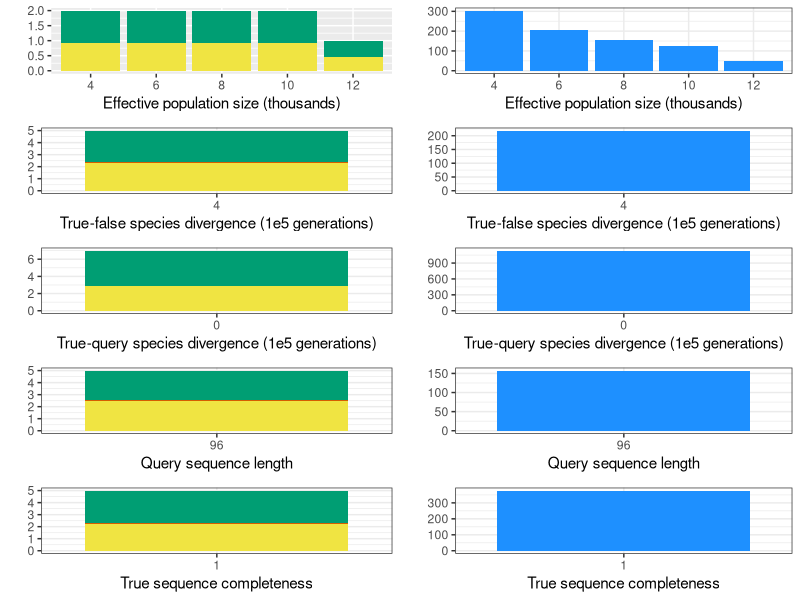
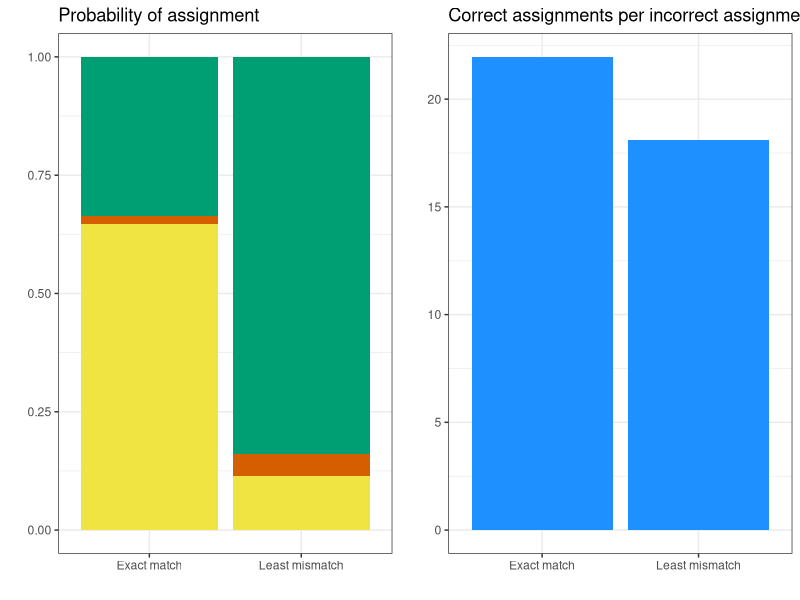

Recreate these plots in R, in order.

# R script associated with "Accuracy of Supervised Binning for Metagenomic Sequences".
# Bianca De Sanctis, Oct 22 2021.

# The main function compute.prob() is defined on line 200. It takes as input N (effective population size), mu (mutation rate for the sequence per generation),  Ttf (true-false species divergence time), Tqt (true-query species divergence time), At, Af and Aq (ages of true, false and query sequences), rT and rF (completeness of true and false reference sequences), prob (the type of assignment probability: correct, incorrect or no), and protocol (either least-mismatch or exact-match), and it outputs the assignment probability.


library(ggplot2)
library(gridExtra)


# 1. Defines functions to compute assignment probabilities.  ################
# Important note: The inside integral is very small, and prone to underflow errors. 
# To fix this, I multiple by a scaling constant of 1e30 on the inside, and divide it out on the outside (lines 55 and 64).
# This works fine for the range of parameters we use in the paper.
# However, for parameters outside this range, the scaling constant may be inappropriate.
# So if you are getting strange results, you can most likely solve them by tinkering with the value of the scaling constant.

case1 = function(N,mu,Ttf,
                 Tqt=0,At=0,Af=0,Aq=0,
                 prob="correct",protocol="least-mismatch"){
  ### error catching
  if(! protocol %in% c("least-mismatch","exact-match")){print("error: specify an acceptable protocol")}
  if(! prob %in% c("correct","incorrect","no")){print("error: specify an acceptable prob")}
  
  case1inner = function(t1,t2){
    if(protocol == "least-mismatch"){
      # Theoretically, we want to sum this on l=k to inf, k=0 to infinity. 
      # But very quickly as we increase k, the values will be come negligible. So just go up to some number lmax which is sufficiently large.
      # l is for false species, k is for true
      lmax = max(3,round(Ttf*mu*2*10))
      lks = combn(0:lmax,2)
      if( prob == "correct" & protocol == "least-mismatch"){ # l > k
        ls = lks[2,]; ks = lks[1,]
      }
      if( prob == "no" & protocol == "least-mismatch"){ # l = k
        ls = ks = 0:lmax
      }
      if( prob == "incorrect" & protocol == "least-mismatch" ){ # l < k
        ls = lks[1,]; ks = lks[2,]
      }
      innersumfunc = function(l,k){
        mu^(l+k) * (2*t2 - t1-Af)^l * (t1-At)^k * exp(-mu*(2*t2-Af-At)) / (factorial(l)*factorial(k))
      }
      innersumfunc = Vectorize(innersumfunc)
      inner = rowSums(innersumfunc(ls,ks))
    }
    if(protocol == "exact-match"){
      if (prob=="correct"){
        inner = exp(-mu*(2*t1 - At - Aq)) *(1- exp(-mu*(2*t2-t1 - Af)))
      }
      if(prob =="incorrect"){
        inner = (1-exp(-mu*(t1 - At )))*exp(-mu*(2*t2 - Af - Aq))
      }
      if(prob=="no"){
        inner = 1 - exp(-mu*(2*t1 - At - Aq)) *(1- exp(-mu*(2*t2-t1 - Af))) - (1-exp(-mu*(t1 - At )))*exp(-mu*(2*t2 - Af - Aq))
      }
    }
  front = 1e30* 1/(2*N)^2 * exp(-t1/(2*N)) * exp (-t2/(2*N)) # 1e30 avoids underflow errors
  return(inner*front)
  }
  
  
  F1 = function(t2) {
    fun <- function(t1) case1inner(t1,t2) 
    integrate(fun,Tqt,Ttf)$value # inner integral limits
  }
  F1 = Vectorize(F1)
  answer = integrate(F1,Ttf,Inf)$value/1e30 # outer integral limits
  denominator = exp(-Ttf/(2*N)) * ( exp(-Tqt/(2*N)) - exp(-Ttf/(2*N))   )
  return(answer/denominator)
}

case2.1 = function(N,mu,Ttf,
                   Tqt=0,At=0,Af=0,Aq=0,
                   prob="correct",protocol="least-mismatch"){
  case2.1inner = function(t1,t2){
    if(protocol == "least-mismatch"){
      # Theoretically, we want to sum this on l=k to inf, k=0 to infinity. 
      # But very quickly as we increase k, the values will be come negligible. So just go up to some number lmax which is sufficiently large.
      # l is for false species, k is for true
      lmax = max(3,round(Ttf*mu*2*10))
      lks = combn(0:lmax,2)
      if( prob == "correct" & protocol == "least-mismatch"){ # l > k
        ls = lks[2,]; ks = lks[1,]
      }
      if( prob == "no" & protocol == "least-mismatch"){ # l = k
        ls = ks = 0:lmax
      }
      if( prob == "incorrect" & protocol == "least-mismatch" ){ # l < k
        ls = lks[1,]; ks = lks[2,]
      }
      innersumfunc = function(l,k){
        mu^(l+k) * (2*t2 - t1-Af)^l * (t1-At)^k * exp(-mu*(2*t2-Af-At)) / (factorial(l)*factorial(k))
      }
      innersumfunc = Vectorize(innersumfunc)
      inner = rowSums(innersumfunc(ls,ks))
    }
    if(protocol == "exact-match"){
      if (prob=="correct"){
        inner = exp(-mu*2*t1) *(1- exp(-mu*(2*t2-t1)))
      }
      if(prob =="incorrect"){
        inner = (1-exp(-mu*t1))*exp(-mu*(2*t2))
      }
      if(prob=="no"){
        inner = 1 - exp(-mu*2*t1) *(1- exp(-mu*(2*t2-t1))) - (1-exp(-mu*t1))*exp(-mu*(2*t2))
      }
    }
    front = 1e30* 1/(2*N)^2 * exp(-t1/(2*N)) * exp (-t2/(2*N)) # 1e30 avoids underflow errors
    return(inner*front)
  }
  F1 = function(t1) { # <- outer integral dt
    fun <- function(t2) case2.1inner(t1,t2)  # <- inner integral dt
    integrate(fun,t1,Inf)$value # inner integral limits
  }
  F1 = Vectorize(F1)
  answer = integrate(F1,Ttf,Inf)$value/1e30 # outer integral limits
  denominator = 0.5 * exp(-Ttf/(N)) 
  return(answer/denominator)
}

case2.2 = function(N,mu,Ttf,
                   Tqt=0,At=0,Af=0,Aq=0,
                   prob="correct",protocol="least-mismatch"){
  case2.2inner = function(t1,t2){
    if(protocol == "least-mismatch"){
      lmax = max(3,round(Ttf*mu*2*3))
      lks = combn(0:lmax,2)
      if( prob == "correct" & protocol == "least-mismatch"){ # l > k
        ls = lks[2,]; ks = lks[1,]
      }
      if( prob == "no" & protocol == "least-mismatch"){ # l = k
        ls = ks = 0:lmax
      }
      if( prob == "incorrect" & protocol == "least-mismatch" ){ # l < k
        ls = lks[1,]; ks = lks[2,]
      }
      innersumfunc = function(l,k){
        # t1 is vectorized, so doing t1-t1+1 just gets it into the right dimensions
        (t1-t1+1) * mu^(l+k) * (t2-Af)^l * (t2-At)^k * exp(-mu*(2*t2-Af-At)) / (factorial(l)*factorial(k))
      }
      innersumfunc = Vectorize(innersumfunc)
      inner = rowSums(innersumfunc(ls,ks))
    }
    if(protocol == "exact-match"){
      if (prob=="correct"){
        inner = exp(-mu*(2*t1 - At - Aq)) *(1- exp(-mu*(t2 - Af)))
      }
      if(prob =="incorrect"){
        inner = exp(-mu*(2*t1 - Af - Aq)) * (1-exp(-mu*( t2 - At )))
      }
      if(prob=="no"){
        inner = 1 - exp(-mu*(2*t1 - At - Aq)) *(1- exp(-mu*(t2 - Af))) - exp(-mu*(2*t1 - Af - Aq)) * (1-exp(-mu*( t2 - At )))
      }
    }
    
    front = 1e30* 1/(2*N)^2 * exp(-t1/(2*N)) * exp (-t2/(2*N)) # 1e30 avoids underflow errors
    return(inner*front)
  }
  F1 = function(t2) { # <- outer integral dt
    fun <- function(t1) case2.2inner(t1,t2)  # <- inner integral dt
    integrate(fun,t2,Inf)$value # inner integral limits
  }
  F1 = Vectorize(F1)
  answer = integrate(F1,Ttf,Inf)$value/1e30 # outer integral limits
  denominator = 0.5 * exp(-Ttf/(N)) 
  return(answer/denominator)
}

case2.3 = function(N,mu,Ttf,
                   Tqt=0,At=0,Af=0,Aq=0,
                   prob="correct",protocol="least-mismatch"){
  case2.3inner = function(t1,t3){
    if(protocol == "least-mismatch"){
      lmax = max(3,round(Ttf*mu*2*3))
      lks = combn(0:lmax,2)
      if( prob == "correct" & protocol == "least-mismatch"){ # l > k
        ls = lks[2,]; ks = lks[1,]
      }
      if( prob == "no" & protocol == "least-mismatch"){ # l = k
        ls = ks = 0:lmax
      }
      if( prob == "incorrect" & protocol == "least-mismatch" ){ # l < k
        ls = lks[1,]; ks = lks[2,]
      }
      innersumfunc = function(l,k){
        # the t1-t1+1 at the beginning is because t1 is vectorized, and this just gets it into the right dimensions
        mu^(l+k) * (t3-Af)^l * (2*t1-t3-At)^k * exp(-mu*(2*t1-Af-At)) / (factorial(l)*factorial(k))
      }
      innersumfunc = Vectorize(innersumfunc)
      inner = rowSums(innersumfunc(ls,ks))
    }
    
    if(protocol == "exact-match"){
      if (prob=="correct"){
        inner = exp(-mu*(2*t3 - At - Aq)) *(1- exp(-mu*(t2 - Af)))
      }
      if(prob =="incorrect"){
        inner = exp(-mu*(2*t2 - Af - Aq)) * (1-exp(-mu*(2*t3-t2 - At)))
      }
      if(prob=="no"){
        inner = 1 - exp(-mu*(2*t3 - At - Aq)) *(1- exp(-mu*(t2 - Af))) - exp(-mu*(2*t2 - Af - Aq)) * (1-exp(-mu*(2*t3-t2 - At)))
      }
    }
      
    front = 1e30* 1/(2*N)^2 * exp(-t1/(2*N)) * exp (-t3/(2*N)) # 1e30 avoids underflow errors
    return(inner*front)
  }
  F1 = function(t3) { # <- outer integral dt
    fun <- function(t1) case2.3inner(t1,t3)  # <- inner integral dt
    integrate(fun,t3,Inf)$value # inner integral limits
  }
  F1 = Vectorize(F1)
  answer = integrate(F1,Ttf,Inf)$value/1e30 # outer integral limits
  denominator = 0.5 * exp(-Ttf/(N)) 
  return(answer/denominator)
}

compute.prob <- function(N,mu,Ttf,
                         Tqt=0,At=0,Af=0,Aq=0,rT=1,rF=1,
                         prob="correct",protocol="least-mismatch"){
  prob.case1 = (1-exp(-min(Ttf - Aq , Ttf - At)/(2*N))) 
  if(prob.case1 > 0.9999){
    # no need to compute case 2
    out = case1(N,mu,Ttf,Tqt,At,Af,Aq,prob,protocol)
  }
  else{
    # need to compute case 2
    print("running case 2") 
    prob.case2 = 1-prob.case1
    out = prob.case1 * case1(N,mu,Ttf,Tqt,At,Af,Aq,prob,protocol) + 
      (1/3) * prob.case2 * ( case2.1(N,mu,Ttf,Tqt,At,Af,Aq,prob,protocol) + 
                               case2.2(N,mu,Ttf,Tqt,At,Af,Aq,prob,protocol) +
                               case2.3(N,mu,Ttf,Tqt,At,Af,Aq,prob,protocol) )
  }
  # account for representation here
  if(prob=="correct"){final = (rT * rF * out + rT*(1-rF)) / (1 - (1-rT)*(1-rF))}
  if(prob=="incorrect"){final = (rT * rF * out + rF*(1-rT)) / (1 - (1-rT)*(1-rF))}
  if(prob=="no"){final = (rT * rF * out) / (1 - (1-rT)*(1-rF))}
  return(final)
}



# minimum example: 
# compute.prob(N = 10000,mu = 1e-8,Ttf = 4e5)



# 2. Creates the main paper figure. #####

N.list = seq(from=4000,to=20000,by=2000)
Ttf.list = seq(from=2e5,to=10e5,by = 2e5)
k.list = c(32,64,96,128,160)
rT.list=c(0.2,0.4,0.6,0.8,1)
Tqt.list = seq(from = 0, to = 3e5, by=5e4) 

# base parameter choices
mu.base = 1e-8 
N.base = N.list[4] 
Ttf.base = Ttf.list[2]
k.base = k.list[3]
rT.base = rT.list[5]
Tqt.base = Tqt.list[1]

protocol.list = c("least-mismatch","exact-match")
assignment.list = c("correct","incorrect","no")
tempN = cbind(expand.grid(assignment.list,protocol.list,N.list,stringsAsFactors=FALSE),
              Ttf=Ttf.base,k=k.base,rT=rT.base,Tqt=Tqt.base,
              stringsAsFactors=FALSE)
tempTtf = cbind(expand.grid(assignment.list,protocol.list,Ttf.list,stringsAsFactors=FALSE),
                N=N.base,k=k.base,rT=rT.base,Tqt=Tqt.base,stringsAsFactors=FALSE)[,c(1,2,4,3,5,6,7)]
tempk = cbind(expand.grid(assignment.list,protocol.list,k.list,stringsAsFactors=FALSE),
              N=N.base,Ttf=Ttf.base,rT=rT.base,Tqt=Tqt.base,stringsAsFactors=FALSE)[,c(1,2,4,5,3,6,7)]
temprT = cbind(expand.grid(assignment.list,protocol.list,rT=rT.list,stringsAsFactors=FALSE),
               N=N.base,Ttf=Ttf.base,k=k.base,Tqt=Tqt.base,stringsAsFactors=FALSE)[,c(1,2,4,5,6,3,7)]
tempTqt = cbind(expand.grid(assignment.list,protocol.list,Tqt=Tqt.list,stringsAsFactors=FALSE),
                N=N.base,Ttf=Ttf.base,k=k.base,rT=rT.base,stringsAsFactors=FALSE)[,c(1,2,4,5,6,7,3)]

colnames(tempN) = colnames(tempTtf) = colnames(tempk) = 
  colnames(temprT) = colnames(tempTqt) =  c("assignment","protocol","N","Ttf","k","rT","Tqt")
temp = rbind(tempN,tempTtf,tempk,temprT,tempTqt,stringsAsFactors=FALSE)
temp = cbind(temp,rep(-1,nrow(temp)),stringsAsFactors=FALSE)
out.table = data.frame(temp,stringsAsFactors=FALSE)
colnames(out.table) = c("assignment","protocol","N","Ttf","k","rT","Tqt","probability")
for(row in 1:nrow(out.table)){
  tryCatch({out.table[row,8] = compute.prob(N = out.table$N[row],
                                            mu = mu.base * out.table$k[row],
                                            Ttf = out.table$Ttf[row] ,
                                            prob = out.table$assignment[row],
                                            rT = out.table$rT[row],
                                            Tqt = out.table$Tqt[row],
                                            protocol = out.table$protocol[row])})
} 

col1="#009E73"   # green
col2="#D55E00"  # red
col3="#F0E442"  # yellow
col4="dodgerblue1"

### fig 1a. varying N. unconditional.
out.table$N = out.table$N / 1000 
out.table$Ttf = out.table$Ttf / 1e5
out.table$Tqt = out.table$Tqt / 1e5

relN = out.table[1:27,] 
relN$N = factor(relN$N,levels=unique(relN$N))
relN$protocol = ifelse(relN$protocol=="exact-match","EM","LM")
G1a = ggplot(relN, aes(x = N, y = probability, fill = assignment)) + 
  theme_set(theme_bw() + theme(legend.position="none")) + 
  geom_bar(stat = 'identity', position = 'stack') +    
  scale_fill_manual(values = c(col1, col2, 
                               col3)) +  
  labs(x="Effective population size (thousands)",y="")+
  theme(legend.position="none")


### fig 1b. varying N. conditional.
cor = relN[relN$assignment == "correct",]
incor = relN[relN$assignment == "incorrect",]
cond.cor = cor$probability / (cor$probability + incor$probability)
cond.incor = 1 - cor$probability / (cor$probability + incor$probability)
cond.relN = relN
cond.relN = cond.relN[cond.relN$assignment %in% c("correct","incorrect"),]
cond.relN$probability = c(rbind(cond.cor,cond.incor))
G1b_old = ggplot(cond.relN, aes(x = protocol, y = probability, fill = assignment)) + 
  geom_bar(stat = 'identity', position = 'stack') + facet_grid(~ N) +   ggtitle(paste0(
    "Conditional probabilities, varying N, 
    kmer length = ",k.base,", Ttf = ",Ttf.base,", mu = ",mu.base)) 
ratio.cor = cor$probability / incor$probability
ratio.relN = relN
ratio.relN = ratio.relN[ratio.relN$assignment == "correct",]
ratio.relN$probability = ratio.cor
colnames(ratio.relN)[8] = "count"
G1b = ggplot(ratio.relN, aes(x = N, y = count, fill = assignment)) + 
  theme_set(theme_bw() + theme(legend.position="none")) + 
  geom_bar(stat = 'identity', position = 'stack') + 
  scale_fill_manual(values = c(col4, col2, 
                               col3)) + 
  labs(x="Effective population size (thousands)",y="")+
  theme(legend.position="none")


### fig 2a. varying Ttf. unconditional.
relTtf = out.table[28:42,]# out.table[(out.table$k == 32) & (out.table$N == 10000),] 
# relTtf[,4] = sapply(relTtf[,4], function(x) paste0("Ttf=",x) )
relTtf$Ttf = factor(round(relTtf$Ttf),levels=unique(round(relTtf$Ttf)))
relTtf$protocol = ifelse(relTtf$protocol=="exact-match","U","LM")
G2a = ggplot(relTtf, aes(x = Ttf, y = probability, fill = assignment)) + 
  theme_set(theme_bw() + theme(legend.position="none")) + 
  geom_bar(stat = 'identity', position = 'stack') +    
  scale_fill_manual(values = c(col1, col2, 
                               col3)) + 
  labs(x="True-false species divergence (1e5 generations)",y="")+
  theme(legend.position="none")

### fig 2b. varying Ttf. conditional.
cor = relTtf[relTtf$assignment == "correct",]
incor = relTtf[relTtf$assignment == "incorrect",]
cond.cor = cor$probability / (cor$probability + incor$probability)
cond.incor = 1 - cor$probability / (cor$probability + incor$probability)
cond.relTtf = relTtf
cond.relTtf = cond.relTtf[cond.relTtf$assignment %in% c("correct","incorrect"),]
cond.relTtf$probability = c(rbind(cond.cor,cond.incor))
G2b_old = ggplot(cond.relTtf, aes(x = protocol, y = probability, fill = assignment)) + 
  geom_bar(stat = 'identity', position = 'stack') + facet_grid(~ Ttf) +   ggtitle(paste0(
    "Conditional probabilities, varying divergence times, 
    read length = ",k.base,", N = ",N.base,", mu = ",mu.base)) 
ratio.cor = cor$probability / incor$probability
ratio.relTtf= relTtf
ratio.relTtf = ratio.relTtf[ratio.relTtf$assignment == "correct",]
ratio.relTtf$probability = ratio.cor
colnames(ratio.relTtf)[8] = "count"
G2b = ggplot(ratio.relTtf, aes(x = Ttf, y = count, fill = assignment)) + 
  theme_set(theme_bw() + theme(legend.position="none")) + 
  geom_bar(stat = 'identity', position = 'stack') + 
  scale_fill_manual(values = c(col4, col2, 
                               col3)) +  
  labs(x="True-false species divergence (1e5 generations)",y="")+
  theme(legend.position="none")


### fig 3a. varying k. unconditional.
relk = out.table[43:57,] 
relk$k = factor(round(relk$k),levels=unique(round(relk$k)))
relk$protocol = ifelse(relk$protocol=="exact-match","U","LM")
G3a = ggplot(relk, aes(x = k, y = probability, fill = assignment)) + 
  theme_set(theme_bw() + theme(legend.position="none")) + 
  geom_bar(stat = 'identity', position = 'stack') +    
  scale_fill_manual(values = c(col1, col2, 
                               col3)) +  
  labs(x="Query sequence length",y="")+
  theme(legend.position="none")

### fig 3b. varying k. conditional.
cor = relk[relk$assignment == "correct",]
incor = relk[relk$assignment == "incorrect",]
cond.cor = cor$probability / (cor$probability + incor$probability)
cond.incor = 1 - cor$probability / (cor$probability + incor$probability)
cond.relk = relk
cond.relk = cond.relk[cond.relk$assignment %in% c("correct","incorrect"),]
cond.relk$probability = c(rbind(cond.cor,cond.incor))
G3b_old = ggplot(cond.relk, aes(x = protocol, y = probability, fill = assignment)) + 
  geom_bar(stat = 'identity', position = 'stack') + facet_grid(~ k) +   ggtitle(paste0(
    "Conditional probabilities, varying k, 
    Ttf = ",Ttf.base,"N =" ,N.base,", mu = ",mu.base))  + theme(text = element_text(size=10))
ratio.cor = cor$probability / incor$probability
ratio.relk= relk
ratio.relk = ratio.relk[ratio.relk$assignment == "correct",]
ratio.relk$probability = ratio.cor
colnames(ratio.relk)[8] = "count"
G3b = ggplot(ratio.relk, aes(x = k, y = count, fill = assignment)) + 
  theme_set(theme_bw() + theme(legend.position="none")) + 
  geom_bar(stat = 'identity', position = 'stack') + 
  scale_fill_manual(values = c(col4, col2, 
                               col3))+ 
  labs(x="Query sequence length",y="")+
  theme(legend.position="none")





### fig 4a. varying completeness. unconditional.
relrT = out.table[58:72,] 
relrT$rT = factor(relrT$rT,levels=unique(relrT$rT))
relrT$protocol = ifelse(relrT$protocol=="exact-match","U","LM")
G4a = ggplot(relrT, aes(x = rT, y = probability, fill = assignment)) + 
  theme_set(theme_bw() + theme(legend.position="none")) + 
  geom_bar(stat = 'identity', position = 'stack') +    
  scale_fill_manual(values = c(col1, col2, 
                               col3))+
  labs(x="True sequence completeness",y="")+
  theme(legend.position="none")

### fig 3b. varying completeness. conditional.
cor = relrT[relrT$assignment == "correct",]
incor = relrT[relrT$assignment == "incorrect",]
cond.cor = cor$probability / (cor$probability + incor$probability)
cond.incor = 1 - cor$probability / (cor$probability + incor$probability)
cond.relrT = relrT
cond.relrT = cond.relrT[cond.relrT$assignment %in% c("correct","incorrect"),]
cond.relrT$probability = c(rbind(cond.cor,cond.incor))
ratio.cor = cor$probability / incor$probability
ratio.relrT= relrT
ratio.relrT = ratio.relrT[ratio.relrT$assignment == "correct",]
ratio.relrT$probability = ratio.cor
colnames(ratio.relrT)[8] = "count"
G4b = ggplot(ratio.relrT, aes(x = rT, y = count, fill = assignment)) + 
  theme_set(theme_bw() + theme(legend.position="none")) + 
  geom_bar(stat = 'identity', position = 'stack') + 
  scale_fill_manual(values = c(col4, col2, 
                               col3))+ 
  labs(x="True sequence completeness",y="")+
  theme(legend.position="none")



### fig 5a. varying Tqt. unconditional.

relTqt = out.table[73:93,] 
relTqt$Tqt = factor(relTqt$Tqt,levels=unique(relTqt$Tqt))
relTqt$protocol = ifelse(relTqt$protocol=="exact-match","U","LM")
G5a = ggplot(relTqt, aes(x = Tqt, y = probability, fill = assignment)) + 
  theme_set(theme_bw() + theme(legend.position="none")) + 
  geom_bar(stat = 'identity', position = 'stack') +    
  scale_fill_manual(values = c(col1, col2, 
                               col3))+ 
  labs(x="True-query species divergence (1e5 generations)",y="")+
  theme(legend.position="none")

### fig 5b. varying Tqt. conditional.
cor = relTqt[relTqt$assignment == "correct",]
incor = relTqt[relTqt$assignment == "incorrect",]
cond.cor = cor$probability / (cor$probability + incor$probability)
cond.incor = 1 - cor$probability / (cor$probability + incor$probability)
cond.relTqt = relTqt
cond.relTqt = cond.relTqt[cond.relTqt$assignment %in% c("correct","incorrect"),]
cond.relTqt$probability = c(rbind(cond.cor,cond.incor))
ratio.cor = cor$probability / incor$probability
ratio.relTqt= relTqt
ratio.relTqt = ratio.relTqt[ratio.relTqt$assignment == "correct",]
ratio.relTqt$probability = ratio.cor
colnames(ratio.relTqt)[8] = "count"
G5b = ggplot(ratio.relTqt, aes(x = Tqt, y = count, fill = assignment)) + 
  theme_set(theme_bw() + theme(legend.position="none")) + 
  geom_bar(stat = 'identity', position = 'stack') + 
  scale_fill_manual(values = c(col4, col2, 
                               col3))+
  labs(x="True-query species divergence (1e5 generations)",y="") 


## Plot

# Plot to device
grid.arrange(G1a,G1b,G2a,G2b,G5a,G5b,G3a,G3b,G4a,G4b,
             nrow= 5,ncol=2)


# 3. Creates a figure for the example when the two protocols differ. ####

mu.base = 1e-8
N.base = 10000
Ttf.base =  1e6
k.base = 160
rT.base = 1
Tqt.base =  3e5

protocol.list = c("least-mismatch","exact-match")
assignment.list = c("correct","incorrect","no")
temp = expand.grid(assignment.list,protocol.list,N.base,Ttf=Ttf.base,
                   k=k.base,rT=rT.base,Tqt=Tqt.base,stringsAsFactors=FALSE)
colnames(temp) =  c("assignment","protocol","N","Ttf","k","rT","Tqt")
temp = cbind(temp,rep(-1,nrow(temp)))
out.table = data.frame(temp,stringsAsFactors=FALSE)
colnames(out.table) = c("assignment","protocol","N","Ttf","k","rT","Tqt","probability")
for(row in 1:nrow(out.table)){
  tryCatch({out.table[row,8] = compute.prob(N = out.table$N[row],
                                            mu = mu.base * out.table$k[row],
                                            Ttf = out.table$Ttf[row] ,
                                            prob = out.table$assignment[row],
                                            rT = out.table$rT[row],
                                            Tqt = out.table$Tqt[row],
                                            protocol = out.table$protocol[row])})
}

reld = out.table
reld$protocol = ifelse(reld$protocol=="exact-match","Exact match","Least mismatch")
dplot = ggplot(reld, aes(x = protocol, y = probability, fill = assignment)) + 
  theme_set(theme_bw() +theme(legend.position="none") ) +
  geom_bar(stat = 'identity', position = 'stack')  +  
  ggtitle(paste0("Probability of assignment")) +
  scale_fill_manual(values = c(col1, col2, col3)) + labs(x="",y="")

cor = reld[reld$assignment == "correct",]
incor = reld[reld$assignment == "incorrect",]
cond.cor = cor$probability / (cor$probability + incor$probability)
cond.incor = 1 - cor$probability / (cor$probability + incor$probability)
cond.reld = reld
cond.reld = cond.reld[cond.reld$assignment %in% c("correct","incorrect"),]
cond.reld$probability = c(rbind(cond.cor,cond.incor))
ratio.cor = cor$probability / incor$probability
ratio.reld = reld
ratio.reld = ratio.reld[ratio.reld$assignment == "correct",]
ratio.reld$probability = ratio.cor
colnames(ratio.reld)[8] = "count"
dplot2 = ggplot(ratio.reld, aes(x = protocol, y = count, fill = assignment)) + 
  theme_set( theme_bw() +theme(legend.position="none") ) +
  geom_bar(stat = 'identity', position = 'stack')  +   ggtitle(paste0(
    "Correct assignments per incorrect assignment")) +
  scale_fill_manual(values = c(col4)) + labs(x="",y="")

grid.arrange(dplot,dplot2,nrow= 1) 







